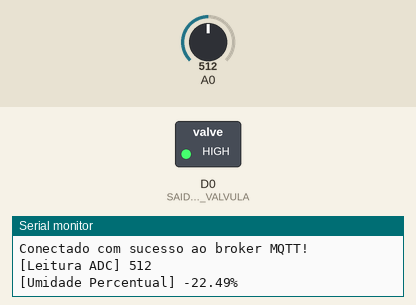
Recording of a sketch running on a simulated ESP8266 (NodeMCU). Parts: switched loads named in the sketch (green lamp = pin HIGH), the last lines printed to the serial monitor. The test bench sets the inputs (shaded band); at power-on: A0 = 512. WiFi joins after 1.5 s; servers stay silent unless stated; no MQTT or app messages arrive unless stated.

Above: at 2.7 s.
2.8 s: A0 set to 300
9.4 s: A0 set to 272
At 10.6 s:
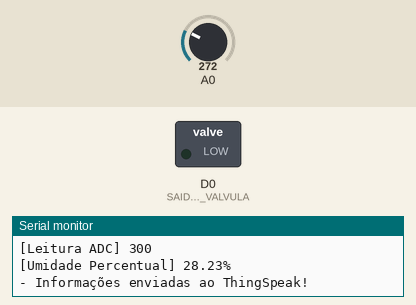
15.6 s: A0 set to 306
At 17.3 s:
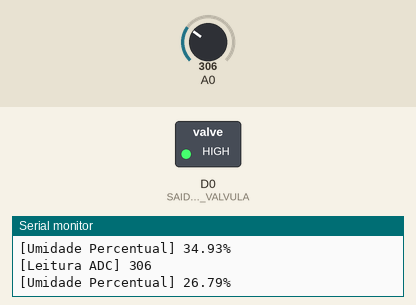
23.4 s: A0 set to 122
At 24.8 s:
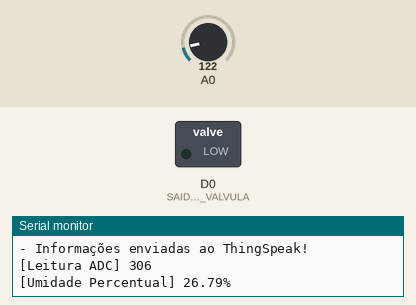
Timing chart, 0 to 26.4 s (numbered marks = the images above; inputs shaded):
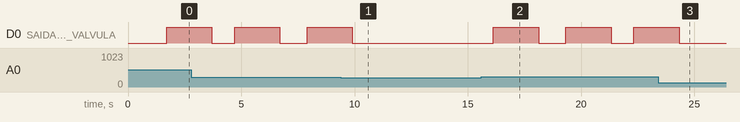

Measured:
- the behaviour switches between 289 and 288 on A0 (found by bisection; images 0 and 1)
- after the input at 9.4 s, D0 (SAIDA_COMANDO_VALVULA): goes on until 9.9 s, then stays LOW
- after the input at 15.6 s, D0 (SAIDA_COMANDO_VALVULA): goes HIGH 2.0 s, LOW 1.2 s, HIGH 2.0 s, LOW 1.0 s, then HIGH, starting after 0.53 s
- after the input at 23.4 s, D0 (SAIDA_COMANDO_VALVULA): goes on until 24.3 s, then stays LOW

The sketch:

sketch_aug28a.ino
```cpp
#include <ESP8266WiFi.h>  //essa biblioteca já vem com a IDE. Portanto, não é preciso baixar nenhuma biblioteca adicional
#include <PubSubClient.h> // Importa a Biblioteca PubSubClient

//defines - mapeamento de pinos do NodeMCU
#define D0    16
#define D1    5
#define D2    4
#define D3    0
#define D4    2
#define D5    14
#define D6    12
#define D7    13
#define D8    15
#define D9    3
#define D10   1

//defines
#define SSID_REDE     "Wifi-V"  //coloque aqui o nome da rede que se deseja conectar
#define SENHA_REDE    "12151804v"  //coloque aqui a senha da rede que se deseja conectar
#define INTERVALO_ENVIO_THINGSPEAK  5000  //intervalo entre envios de dados ao ThingSpeak (em ms)
#define INTERVALO_ENVIO_MQTT        10000  //intervalo entre envios de dados via MQTT (em ms)
#define LIMITE_UMIDADE_PARA_REGAR   30     //limite percentual inferior para a planta se auto regar
#define TEMPO_PARA_REGAR            2000   //tempo (em ms) ao qual a válvula de vazão solenóide de água será acionada quando for necessário regar a planta
#define SAIDA_COMANDO_VALVULA       D0     //saída do NodeMCU que acionará a válvula de vazão solenóide de água

//defines de id mqtt e tópicos para publicação e subscribe
#define TOPICO_SUBSCRIBE "MQTTFFPlanasdasdastaIoTEnvia"     //tópico MQTT de escuta
#define TOPICO_PUBLISH   "MQTTFFPlaasdasdntaIoTRecebe"    //tópico MQTT de envio de informações para Broker
                                                  //IMPORTANTE: recomendamos fortemente alterar os nomes
                                                  //            desses tópicos. Caso contrário, há grandes
                                                  //            chances de você controlar e monitorar o NodeMCU
                                                  //            de outra pessoa.
#define ID_MQTT  "PlantaIotPaasdasrte3"     //id mqtt (para identificação de sessão)
                                       //IMPORTANTE: este deve ser único no broker (ou seja,
                                       //            se um client MQTT tentar entrar com o mesmo
                                       //            id de outro já conectado ao broker, o broker
                                       //            irá fechar a conexão de um deles).

//constantes e variáveis globais
const char* BROKER_MQTT = "test.mosquitto.org"; //URL do broker MQTT que se deseja utilizar
int BROKER_PORT = 1883;                      // Porta do Broker MQTT
char EnderecoAPIThingSpeak[] = "api.thingspeak.com";
String ChaveEscritaThingSpeak = "R4NUDKQUDDDP7KJM";        //coloque aqui sua chave de escrita do seu canal no ThingSpeak
long lastConnectionTime;
long lastMQTTSendTime;
WiFiClient client;
WiFiClient clientMQTT;
PubSubClient MQTT(clientMQTT); // Instancia o Cliente MQTT passando o objeto clientMQTT

//prototypes
void EnviaInformacoesThingspeak(String StringDados);
float FazLeituraUmidade(void);
void initWiFi(void);
void initMQTT(void);
void reconectWiFi(void);
void mqtt_callback(char* topic, byte* payload, unsigned int length);
void VerificaConexoesWiFIEMQTT(void);

/*
 * Implementações
 */

//Função: envia informações ao ThingSpeak
//Parâmetros: String com a  informação a ser enviada
//Retorno: nenhum
void EnviaInformacoesThingspeak(String StringDados)
{
    if (client.connect(EnderecoAPIThingSpeak, 80))
    {
        /* faz a requisição HTTP ao ThingSpeak */
        client.print("POST /update HTTP/1.1\n");
        client.print("Host: api.thingspeak.com\n");
        client.print("Connection: close\n");
        client.print("X-THINGSPEAKAPIKEY: "+ChaveEscritaThingSpeak+"\n");
        client.print("Content-Type: application/x-www-form-urlencoded\n");
        client.print("Content-Length: ");
        client.print(StringDados.length());
        client.print("\n\n");
        client.print(StringDados);

        lastConnectionTime = millis();
        Serial.println("- Informações enviadas ao ThingSpeak!");
    }
}

//Função: inicializa e conecta-se na rede WI-FI desejada
//Parâmetros: nenhum
//Retorno: nenhum
void initWiFi()
{
    delay(10);
    Serial.println("------Conexao WI-FI------");
    Serial.print("Conectando-se na rede: ");
    Serial.println(SSID_REDE);
    Serial.println("Aguarde");

    reconectWiFi();
}

//Função: inicializa parâmetros de conexão MQTT(endereço do
//        broker, porta e seta função de callback)
//Parâmetros: nenhum
//Retorno: nenhum
void initMQTT()
{
    MQTT.setServer(BROKER_MQTT, BROKER_PORT);   //informa qual broker e porta deve ser conectado
    MQTT.setCallback(mqtt_callback);            //atribui função de callback (função chamada quando qualquer informação de um dos tópicos subescritos chega)
}

//Função: função de callback
//        esta função é chamada toda vez que uma informação de
//        um dos tópicos subescritos chega)
//Parâmetros: nenhum
//Retorno: nenhum
void mqtt_callback(char* topic, byte* payload, unsigned int length)
{

}

//Função: reconecta-se ao broker MQTT (caso ainda não esteja conectado ou em caso de a conexão cair)
//        em caso de sucesso na conexão ou reconexão, o subscribe dos tópicos é refeito.
//Parâmetros: nenhum
//Retorno: nenhum
void reconnectMQTT()
{
    while (!MQTT.connected())
    {
        Serial.print("* Tentando se conectar ao Broker MQTT: ");
        Serial.println(BROKER_MQTT);
        if (MQTT.connect(ID_MQTT))
        {
            Serial.println("Conectado com sucesso ao broker MQTT!");
            MQTT.subscribe(TOPICO_SUBSCRIBE);
        }
        else
        {
            Serial.println("Falha ao reconectar no broker.");
            Serial.println("Havera nova tentatica de conexao em 2s");
            delay(2000);
        }
    }
}

//Função: reconecta-se ao WiFi
//Parâmetros: nenhum
//Retorno: nenhum
void reconectWiFi()
{
    //se já está conectado a rede WI-FI, nada é feito.
    //Caso contrário, são efetuadas tentativas de conexão
    if (WiFi.status() == WL_CONNECTED)
        return;

    WiFi.begin(SSID_REDE, SENHA_REDE); // Conecta na rede WI-FI

    while (WiFi.status() != WL_CONNECTED)
    {
        delay(100);
        Serial.print(".");
    }

    Serial.println();
    Serial.print("Conectado com sucesso na rede ");
    Serial.print(SSID_REDE);
    Serial.println("IP obtido: ");
    Serial.println(WiFi.localIP());
}

//Função: verifica o estado das conexões WiFI e ao broker MQTT.
//        Em caso de desconexão (qualquer uma das duas), a conexão
//        é refeita.
//Parâmetros: nenhum
//Retorno: nenhum
void VerificaConexoesWiFIEMQTT(void)
{
    if (!MQTT.connected())
        reconnectMQTT(); //se não há conexão com o Broker, a conexão é refeita

     reconectWiFi(); //se não há conexão com o WiFI, a conexão é refeita
}

//Função: faz a leitura do nível de umidade
//Parâmetros: nenhum
//Retorno: umidade percentual (0-100)
//Observação: o ADC do NodeMCU permite até, no máximo, 1V. Dessa forma,
//            para 1V, obtem-se (empiricamente) 418 como leitura de ADC
float FazLeituraUmidade(void)
{
    int ValorADC;
    float UmidadePercentual;

     ValorADC = analogRead(0);   //418 -> 1.0V
     Serial.print("[Leitura ADC] ");
     Serial.println(ValorADC);

     //Quanto maior o numero lido do ADC, menor a umidade.
     //Sendo assim, calcula-se a porcentagem de umidade por:
     //
     //   Valor lido                 Umidade percentual
     //      _    0                           _ 100
     //      |                                |
     //      |                                |
     //      -   ValorADC                     - UmidadePercentual
     //      |                                |
     //      |                                |
     //     _|_  418                         _|_ 0
     //
     //   (UmidadePercentual-0) / (100-0)  =  (ValorADC - 418) / (-418)
     //      Logo:
     //      UmidadePercentual = 100 * ((418-ValorADC) / 418)

     UmidadePercentual = 100 * ((418-(float)ValorADC) / 418);
     Serial.print("[Umidade Percentual] ");
     Serial.print(UmidadePercentual);
     Serial.println("%");

     return UmidadePercentual;
}
void setup()
{
    Serial.begin(9600);
    lastConnectionTime = 0;
    lastMQTTSendTime = 0;
    initWiFi();
    initMQTT();
    pinMode(SAIDA_COMANDO_VALVULA,OUTPUT);
    digitalWrite(SAIDA_COMANDO_VALVULA,LOW);  //por default, a válvula de vazão solenóide de água começa fechada
    Serial.println("Planta IoT com ESP8266 NodeMCU");
}

//loop principal
void loop()
{
    float UmidadePercentualLida;
    int UmidadePercentualTruncada;
    char FieldUmidade[11];
    char MsgUmidadeMQTT[50];

    VerificaConexoesWiFIEMQTT();

    //Força desconexão ao ThingSpeak (se ainda estiver desconectado)
    if (client.connected())
    {
        client.stop();
        Serial.println("- Desconectado do ThingSpeak");
        Serial.println();
    }

    UmidadePercentualLida = FazLeituraUmidade();
    UmidadePercentualTruncada = (int)UmidadePercentualLida; //trunca umidade como número inteiro

    //verifica se está conectado no WiFi e se é o momento de enviar dados ao ThingSpeak
    if(!client.connected() &&
      ((millis() - lastConnectionTime) > INTERVALO_ENVIO_THINGSPEAK))
    {
        sprintf(FieldUmidade,"field1=%d",UmidadePercentualTruncada);
        EnviaInformacoesThingspeak(FieldUmidade);
    }

    //verifica se é o momento de enviar informações via MQTT
    if ((millis() - lastMQTTSendTime) > INTERVALO_ENVIO_MQTT)
    {
        sprintf(MsgUmidadeMQTT,"- Umidade do solo: %d porcento.",UmidadePercentualTruncada);
        MQTT.publish(TOPICO_PUBLISH, MsgUmidadeMQTT);
        lastMQTTSendTime = millis();
    }

    //verifica se a planta deve ser regada
    if (UmidadePercentualTruncada <= LIMITE_UMIDADE_PARA_REGAR)
    {
        //em caso positivo, a planta é regada no tempo contido no define TEMPO_PARA_REGAR
        digitalWrite(SAIDA_COMANDO_VALVULA,HIGH);  //abre a válvula de vazão solenóide de água
        delay(TEMPO_PARA_REGAR);
        digitalWrite(SAIDA_COMANDO_VALVULA,LOW);  //fecha a válvula de vazão solenóide de água
    }

    delay(1000);
}
```
